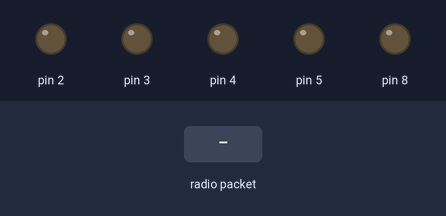
A sketch run on a simulated Arduino Uno, built with avr-gcc and run on an emulated ATmega328P. On the bench: output pins drawn as LEDs (lit = HIGH). The test bench sets the inputs (shaded band). No radio packets arrive unless stated; what the sketch prints to the serial monitor is not drawn.

Above: at 1.2 s.
1.3 s: radio packet "0" arrives
At 2.5 s:
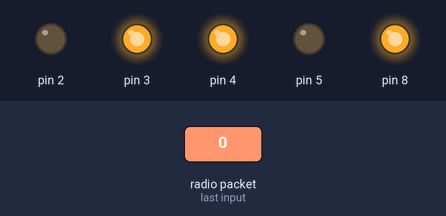
2.8 s: radio packet "90" arrives
4.3 s: radio packet "200" arrives
Timing chart, 0 to 7.3 s (numbered marks = the images above; inputs shaded):
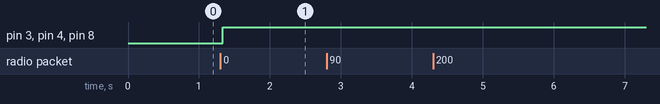

The sketch:

robot.ino
```cpp
 #include <SPI.h>

#include "nRF24L01.h"

#include "RF24.h"


RF24 radio(7,10);

const uint64_t pipes[2] = { 0xF0F0F0F0E1LL, 0xF0F0F0F0D2LL };

typedef enum { role_ping_out = 1, role_pong_back } role_e;

const char* role_friendly_name[] = { "invalid", "Ping out", "Pong back"};

role_e role = role_pong_back;

void setup(void)

{

Serial.begin(9600);

radio.begin();

radio.setRetries(15,15);

radio.openReadingPipe(1,pipes[1]);

radio.startListening();

radio.printDetails();

radio.openWritingPipe(pipes[1]);

radio.openReadingPipe(1,pipes[0]);

radio.startListening();

pinMode(2,OUTPUT);
pinMode(3,OUTPUT);
pinMode(4,OUTPUT);
pinMode(5,OUTPUT);
pinMode(8,OUTPUT);
stop();

}

int swiatla=0;
void loop(void)

{


if ( radio.available() )

{

unsigned long Y=0;
unsigned long X=0;
unsigned long predkosc=0;
bool przycisk1 = 0;
bool przycisk2 = 0;
char wiadomosc[14];
String feedback="";
radio.read(wiadomosc,sizeof(char[14]));

for(int i=0;i<14;i++){
 feedback=feedback+wiadomosc[i];
}
dekoder(wiadomosc,&Y,&X,&predkosc,&przycisk1,&przycisk2);

Serial.println(feedback);
Serial.print("\nY: ");
Serial.print(Y);
Serial.print("\nX: ");
Serial.print(X);
Serial.print("\npredkosc: ");
Serial.print(((double)(predkosc)/506)*100);
Serial.print("%");
Serial.print("\nprzycisk1: ");
Serial.print(przycisk1);
Serial.print("\nprzycisk2: ");
Serial.println(przycisk2);

if(Y==0){
  przod();
}
else{
  if(Y>=1000){
    tyl();
  }
  else{
    if(X==0){
      prawo();
    }
    else{
      if(X>=1000){
        lewo();
      }
      else{
        stop();
      }
    }
  }
}
switch(swiatla){
  case 0:{
    if(przycisk1){
      swiatla=1;
      digitalWrite(8,HIGH);
      break;
    }
    else{
      break;
    }
  }
  case 1:{
    if(przycisk1){
      break;
    }
    else{
      swiatla=2;
      break;
    }
  }
  case 2:{
    if(przycisk1){
      swiatla=3;
      digitalWrite(8,LOW);
      break;
    }
    else{
      break;
    }
  }
  case 3:{
    if(przycisk1){
      break;
    }
    else{
      swiatla=0;
      break;
    }
  }
}
}

}

void dekoder(char *wiadomosc,unsigned long *Y,unsigned long* X,unsigned long* pr,bool *p1,bool *p2){
  int i=0;
  while(i<4){
    *Y+=((int)wiadomosc[i]-'0')*pow(10,3-i);
    i++;
  }
    while(i<8){
    *X+=((int)wiadomosc[i]-'0')*pow(10,7-i);
    i++;
  }
  while(i<12){
    *pr+=((int)wiadomosc[i]-'0')*pow(10,11-i);
    i++;
  }
  if((int)wiadomosc[i]-'0'){
    *p1=true;
  }
  else{
    *p1=false;
  }
  if((int)wiadomosc[i+1]-'0'){
    *p2=true;
  }
  else{
    *p2=false;
  }
}
void stop(){
  digitalWrite(2,LOW);
  digitalWrite(3,LOW);
  digitalWrite(4,LOW);
  digitalWrite(5,LOW);
}
void tyl(){
  digitalWrite(2,LOW);
  digitalWrite(3,HIGH);
  digitalWrite(4,HIGH);
  digitalWrite(5,LOW);
}
void lewo(){
  digitalWrite(2,HIGH);
  digitalWrite(3,LOW);
  digitalWrite(4,LOW);
  digitalWrite(5,LOW);
}
void prawo(){
  digitalWrite(2,LOW);
  digitalWrite(3,LOW);
  digitalWrite(4,LOW);
  digitalWrite(5,HIGH);
}
void przod(){
  digitalWrite(2,HIGH);
  digitalWrite(3,LOW);
  digitalWrite(4,LOW);
  digitalWrite(5,HIGH);
}
```

Measured:
- after the input at 1.3 s, pin 3, pin 4, pin 8: LOW → HIGH at once
- after the input at 2.8 s, every drawn part: stays the same
- after the input at 4.3 s, every drawn part: stays the same
